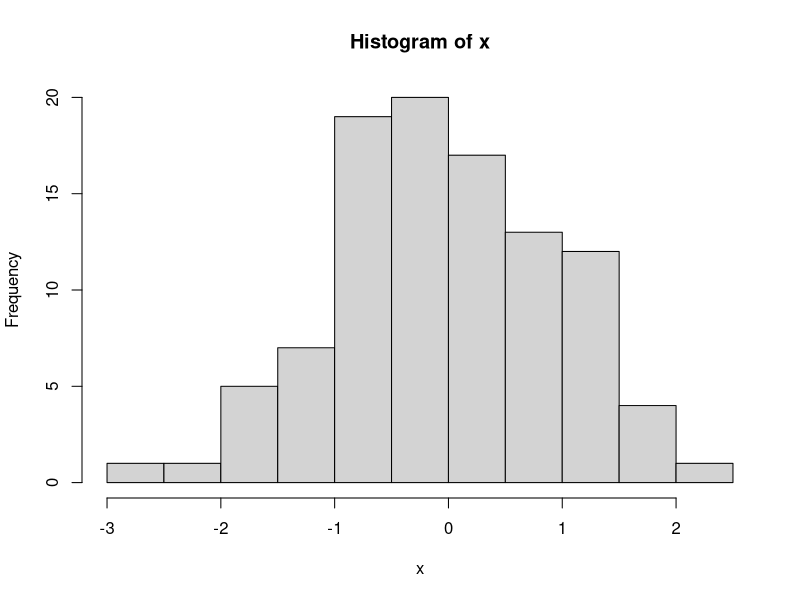
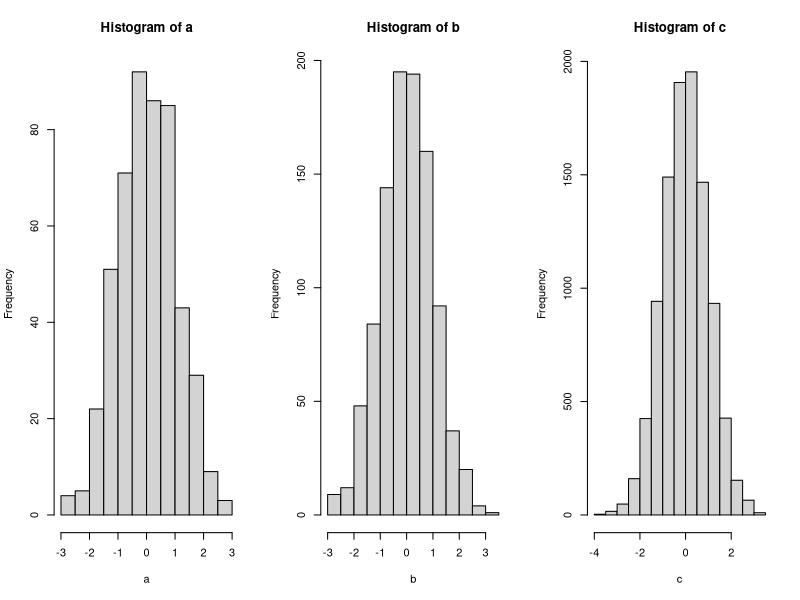
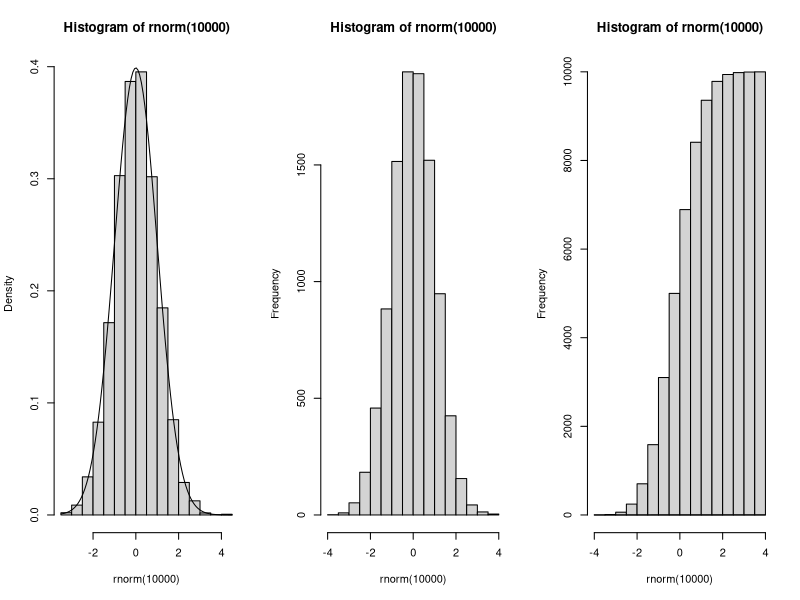
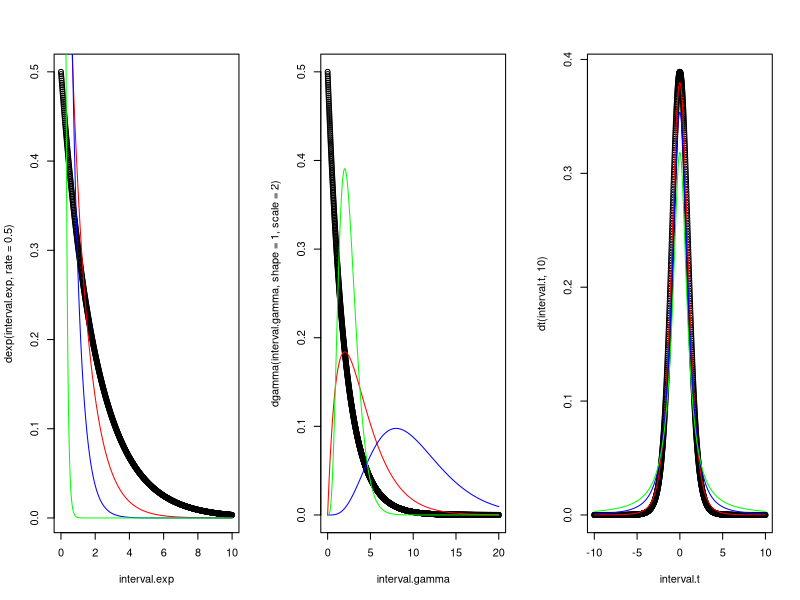

Reproduce these figures in R, in order.
## ---- chunk 1
x <- rnorm(100)
hist(x)

## ---- chunk 2
a <- rnorm(500)
b <- rnorm(1000)
c <- rnorm(10000)
par(mfrow =c(1,3))
hist(a)
hist(b)
hist(c)

## ---- chunk 3
x <- seq(-4, 4, 0.1)
hist(rnorm(10000), prob=TRUE)
curve(dnorm(x, mean=0, sd=1), add = TRUE)
## ---- chunk 4
hist.cum.sum <- hist(rnorm(10000))
hist.cum.sum$counts <- cumsum(hist.cum.sum$counts)
plot(hist.cum.sum)
curve(pnorm(x, mean=0, sd =1), add=TRUE)

## ---- chunk 5
#Exponential

interval.exp <- seq(0,10,0.01)
plot(interval.exp, dexp(interval.exp, rate=0.5))
lines(interval.exp,dexp(interval.exp,rate=1),col="red")
lines(interval.exp,dexp(interval.exp,rate=2),col="blue")
lines(interval.exp,dexp(interval.exp,rate=10),col="green")

#Gamma
interval.gamma<-seq(0, 20, 0.01)
plot(interval.gamma,dgamma(interval.gamma,shape=1,scale=2))
lines(interval.gamma,dgamma(interval.gamma,shape=2,scale=2),col="red")
lines(interval.gamma,dgamma(interval.gamma,shape=5,scale=2),col="blue")
lines(interval.gamma,dgamma(interval.gamma,shape=5,scale=0.5),col="green")


#Student
interval.t<-seq(-10,10, 0.01)
plot(interval.t,dt(interval.t,10))
lines(interval.t,dt(interval.t,5),col="red")
lines(interval.t,dt(interval.t,2),col="blue")
lines(interval.t,dt(interval.t,1),col="green")
